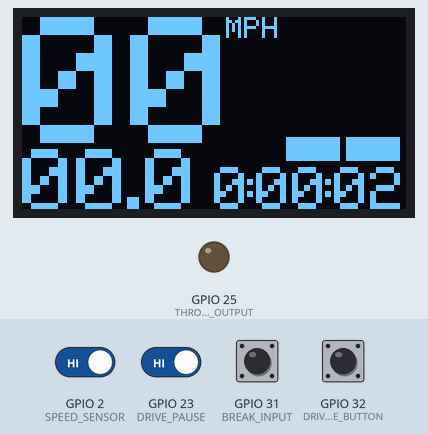
Recording of a sketch running on a simulated ESP32. On the bench: 128×64 one-colour display, output pins drawn as LEDs (lit = HIGH). The inputs (shaded band) are chosen by the test bench; at power-on: GPIO 2 (SPEED_SENSOR), GPIO 23 (DRIVE_PAUSE), GPIO 31 (BREAK_INPUT), GPIO 32 (DRIVE_MODE_BUTTON) HIGH. The display library's start-up logo is not drawn; what the sketch prints to the serial monitor is not drawn.

Above: at 2.2 s.
2.3 s: GPIO 32 (DRIVE_MODE_BUTTON) pulled LOW for 0.15 s
At 5.3 s:
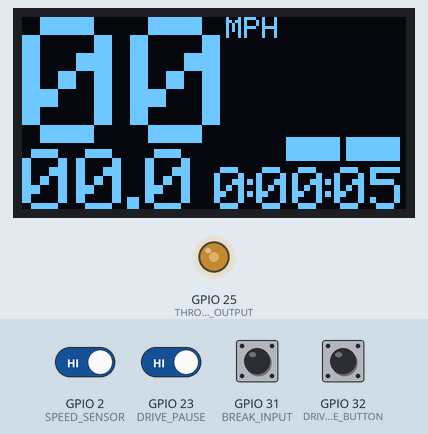
5.4 s: GPIO 32 (DRIVE_MODE_BUTTON) pulled LOW for 1 s
At 8.9 s:
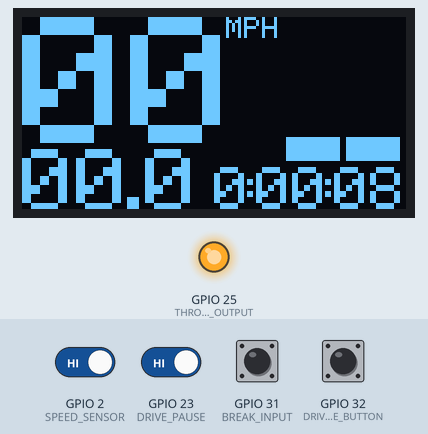
9.4 s: GPIO 23 (DRIVE_PAUSE) driven LOW
At 10.4 s:
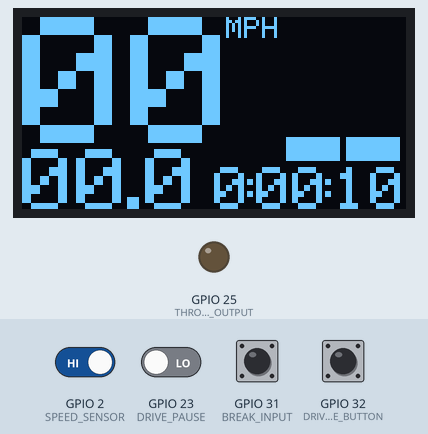
Timing chart, 0 to 12.4 s (numbered marks = the images above; inputs shaded):
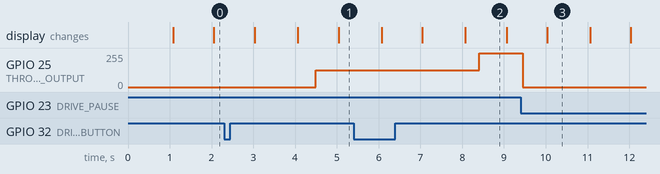

Measured:
- after the input at 2.3 s, GPIO 25 (THROTTLE_OUTPUT): 0/255 → 127/255 after 2.2 s
- after the input at 5.4 s, GPIO 25 (THROTTLE_OUTPUT): 127/255 → 255/255 after 3.0 s
- after the input at 9.4 s, GPIO 25 (THROTTLE_OUTPUT): 255/255 → 0/255 after 0.05 s
- what the display in image 2 shows lasts 1.0 s, from 8.1 s to 9.1 s

The sketch:

Two-Under-Volted.ino
```cpp
#include <SPI.h>
#include <Wire.h>
#include <Adafruit_GFX.h>
#include <Adafruit_SSD1306.h>
#include <Arduino.h>

#define FEET_PER_REVOLUTION 6.9
#define MILE 5280
#define SPEED_SENSOR 2
#define SCREEN_WIDTH 128 // OLED display width, in pixels
#define SCREEN_HEIGHT 64 // OLED display height, in pixels
#define OLED_RESET     4 // Reset pin # (or -1 if sharing Arduino reset pin)
#define SCREEN_ADDRESS 0x3C ///< See datasheet for Address; 0x3D for 128x64, 0x3C for 128x32
Adafruit_SSD1306 display(SCREEN_WIDTH, SCREEN_HEIGHT, &Wire, OLED_RESET);

#define THROTTLE_OUTPUT 25 // Pin 25 is a DAC output
#define BREAK_INPUT 31 // Pin will be low until the breaks are pulled, then pulled high
#define BREAK_OUTPUT 33
#define DRIVE_MODE_BUTTON 32
#define DRIVE_PAUSE 23

// SPEED SENSOR===================================================================================================================
// Data
short tireResolution = 4; // Number of magnets that make a full resolution. More is better
int revolutionsPerSecond = 0; // Counts how many revolutions have happened in one second. This is constantly changing
double wheelHeightWithoutDeflation = 26.5;
double wheelHeightWithDeflation = 26.25;
double feetPerMagnet = FEET_PER_REVOLUTION / tireResolution;


// Inturrupt
volatile bool takeReading = false;


// Time
double now;
double updateFrequancy = 1;
double lastUpdate;
long lastInturrupt;
double timeSinceLastTick = 0;
double refreshRate = 0.25;
long lastRefresh;
long debounceTime;


// Display Data
double curMPH = 88;


long totalDistance;
short hours;
short minutes;
short seconds;

int miles;
short partial;

// Drive
bool canDrive;
volatile bool changedDriveMode;
volatile bool isBreaking;
volatile bool isDrivePaused;
long drivingChange = -1;
byte driveMode;
byte driveModeChange;
long modeChangeDelay = 2000;
long timeToChangeMode = -1;
  /* Drive Modes:
      * 0: No drive
      * 1: 15MPH Max
      * 2: Full Drive
      * 3: Analog
      */

//=====================================================================================================CODE=====================================================================================================

void setup() {
  Serial.begin(9600);

  // SPEED SENSOR===================================================================================================================
  pinMode( SPEED_SENSOR, INPUT_PULLUP );
  attachInterrupt(digitalPinToInterrupt(SPEED_SENSOR), record, FALLING);

  if(!display.begin(SSD1306_SWITCHCAPVCC, SCREEN_ADDRESS)) {
    Serial.println(F("SSD1306 allocation failed"));
    for(;;); // Don't proceed, loop forever
  }

    // Set driving to off by default. Can be changed later with the drive mode button
  canDrive = true;

changeDrivingMode(0);
  pinMode(DRIVE_MODE_BUTTON, INPUT_PULLUP);
  pinMode(BREAK_INPUT, INPUT_PULLUP);
  pinMode(DRIVE_PAUSE, INPUT);
  attachInterrupt(digitalPinToInterrupt(DRIVE_MODE_BUTTON), changeDrivingModeInturrupt, RISING);
  attachInterrupt(digitalPinToInterrupt(BREAK_INPUT), breaking, HIGH);
  attachInterrupt(digitalPinToInterrupt(DRIVE_PAUSE), pauseDrive, FALLING);
  delay(1000);
  changedDriveMode = false;
}

void changeDrivingModeInturrupt()
{
  changedDriveMode = true;
}

void breaking()
{
  isBreaking = true;
}

void pauseDrive()
{
  if( millis() > debounceTime )
  {
    Serial.println("Pause Button Presseed");
    Serial.println(String(isDrivePaused)+" "+String(!isDrivePaused));
    isDrivePaused = !isDrivePaused;
    debounceTime = millis() + 300;
  }
  //Serial.println("Drive Paused: " + String(isDrivePaused));
}

void loop() {

	// Get current time in millis for time calculations.
	// 	Used to determin if it is time to update display, take reading
  now = millis();

	// Check to see if it has been long enough to refresh the Oled display
  if( now >= lastRefresh + (refreshRate * 1000) )
    display.display();

	// Check to see if it is time to update all of the calculatons
  if( now >= lastUpdate + (updateFrequancy * 1000) )
  {
    {
      curMPH = (((feetPerMagnet*(revolutionsPerSecond/tireResolution))/((updateFrequancy)))*0.6818);
    }
    lastUpdate = now;
    revolutionsPerSecond = 0;
  }

	// Inutrrupt has triggered which means the sensor has found a magnet. Start gathering data
  if( takeReading == true )
  {
    timeSinceLastTick = now - lastInturrupt;

    revolutionsPerSecond += 1;
    totalDistance += 1;

    // Reset
    lastInturrupt = now;
    takeReading = false;
  }

  if( isBreaking )
  {
    Serial.println("Breaking, stopping motor");
    isDrivePaused = true;
  }

  if( isDrivePaused )
  {
    if(canDrive)
    {
      canDrive = false;
      dacWrite(THROTTLE_OUTPUT, 0);
      Serial.println("Pausing ride");
    }
  }else
  {
    if( timeToChangeMode < 0 )
    if( !canDrive )
    {
      canDrive = true;
      Serial.println("Ride no longer paused");
      changeDrivingMode(driveModeChange);
    }
  }

  if( timeToChangeMode > 0 )
  if( now > timeToChangeMode )
  {
    Serial.println("Applying new driving mode");
    changeDrivingMode( driveModeChange );
    timeToChangeMode = -1;
  }

  if( changedDriveMode )
  {
    if( now > drivingChange)
    {
      Serial.println("Changing drive mode set");
      changedDriveMode = false;
      driveModeChange += 1;
      if( driveModeChange >= 3 )
        driveModeChange = 0;
      timeToChangeMode = now + modeChangeDelay;

      Serial.println("Current drive mode: " + String(driveModeChange));

    }
  }

  printToOled();
}

void changeDrivingMode(byte newDriveMode)
{
  driveMode = newDriveMode;
//if (canDrive)
  switch(driveMode)
  {
    case 0:
      dacWrite( THROTTLE_OUTPUT, 0 );
      Serial.println("New driving mode: NONE");
      break;
    case 1:
      dacWrite( THROTTLE_OUTPUT, 255/2 );
      Serial.println("New driving mode: 15MPH");
      break;
    case 2:
      dacWrite( THROTTLE_OUTPUT, 255 );
      Serial.println("New driving mode: FULL OPEN");
      break;

  }
  Serial.println("New driving mode: " + String(driveMode));
}

void record()
{
  takeReading = true;
}


	// Speed graph
void speedGraph(int offset) {
  display.fillRect(96+10, 40 - (offset * 10), 20, 8, SSD1306_INVERSE);
}


	// Used to mirror the speed graph until I can get data for the battery pack voltage.
void batteryGraph(int offset) {
  display.fillRect(78+10, 40 - (offset * 10), 20, 8, SSD1306_INVERSE);
}


	// Get data
void gatherData()
{
  // Graphs
  int bars = curMPH/5 ;

  for( int i = 0; i <= bars; i++ )
  {
    speedGraph(i);
    batteryGraph(i);
  }

  // Time
  long now = millis()/1000;

  hours = (now/60)/60;
  now -= hours*60;
  minutes = now/60;
  now -= minutes*60;
  seconds = now;

  // Distance

  now = millis();

  totalDistance = (now/1000)*6.9;
  miles = int(totalDistance / MILE);
  partial = int(double((totalDistance - miles*double(MILE))/double(MILE))*10);
}


void printToOled() {
  display.clearDisplay();

  gatherData();

  // Setup
  display.setTextColor(SSD1306_WHITE); // Draw white text
  display.cp437(true);         // Use full 256 char 'Code Page 437' font

  // Speed
  display.setTextSize(6);
  display.setCursor(0, 0);
  if( curMPH < 10 )
    display.println("0" + String(int(curMPH)));
  else
    display.println(String(int(curMPH)));


  // Distance
  display.setTextSize(3);
    // Whole Miles
  display.setCursor(0, 44);
  if( miles < 10 )
    display.println("0" + String(miles));
  else
    display.println(String(miles));
    // Period
  display.fillRect(35, 60, 4, 4, SSD1306_WHITE);
    // Partial Mile
  display.setCursor(41, 44);
  display.println(String(int(partial)));

  // Time
    // Setup
  display.setTextSize(2);
    // HOUR
  display.setCursor(64, 50);
  display.println(String(hours));
    // COLON
  display.drawRect(75, 54, 2, 2, SSD1306_WHITE);
  display.drawRect(75, 58, 2, 2, SSD1306_WHITE);
    // MINUTE
  display.setCursor(78, 50);
  if( minutes < 10 )
    display.println("0" + String(minutes));
  else
    display.println(String(minutes));

    // COLON
  display.drawRect(101, 54, 2, 2, SSD1306_WHITE);
  display.drawRect(101, 58, 2, 2, SSD1306_WHITE);
    // SECOND
  display.setCursor(104, 50);
  if( seconds < 10 )
    display.println("0" + String(seconds));
  else
    display.println(String(seconds));


  display.setTextSize(1);
  display.setCursor(68, 0);
  display.println("MPH");

  display.display();
}
```
